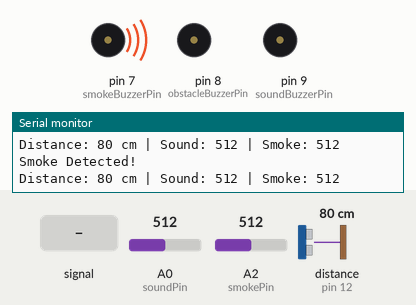
A sketch run on a simulated Arduino Uno, built with avr-gcc and run on an emulated ATmega328P. Shown: buzzer (waves = sounding, pin HIGH), the last lines printed to the serial monitor. Wiring (inferred from the names in the program): ultrasonic range finder: trigger pin 13; echo pin 12. The inputs (shaded band) are chosen by the test bench; at power-on: distance to the obstacle (sensor on pin 12) 80 cm, A2 (smokePin) = 512, A0 (soundPin) = 512. The echo pulse lasts 58.3 µs per cm; pins used as bus, display or sensor lines are not drawn.

Above: at 1.7 s.
1.8 s: distance to the obstacle (sensor on pin 12) set to 22 cm
3.3 s: distance to the obstacle (sensor on pin 12) set to 17 cm
At 3.7 s:
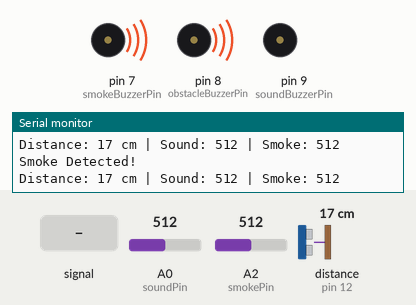
4.8 s: A0 (soundPin) fed a 200 Hz sine of ±81 counts around its level
At 4.96 s:
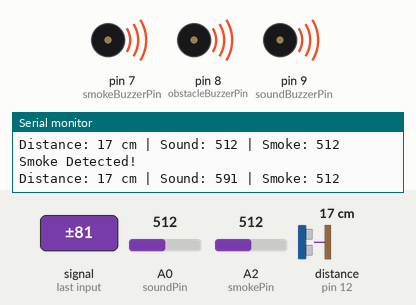
7.8 s: A2 (smokePin) set to 129
10.8 s: A2 (smokePin) set to 112
At 11.7 s:
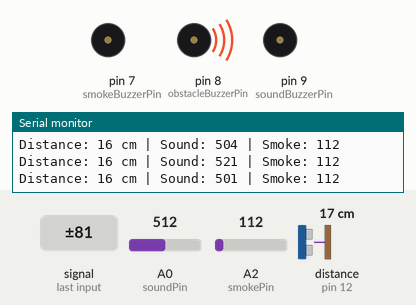
13.8 s: A2 (smokePin) set to 122
At 14.06 s:
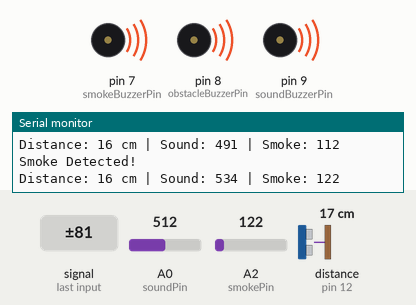
Timing chart, 0 to 17.8 s (numbered marks = the images above; inputs shaded):
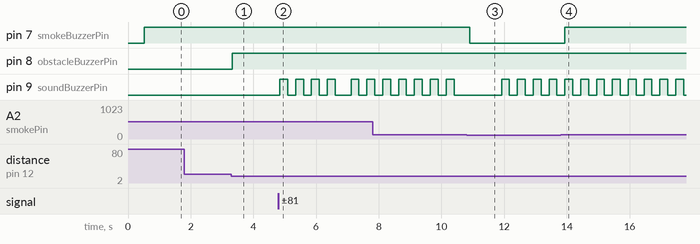

Measured:
- the behaviour switches between 20 and 19 cm on distance to the obstacle (sensor on pin 12) (found by bisection; images 0 and 1)
- the behaviour switches between 121 and 120 on A2 (smokePin) (found by bisection; images 2 and 3)
- after the input at 3.3 s, pin 8 (obstacleBuzzerPin): LOW → HIGH at once
- after the input at 4.8 s, pin 9 (soundBuzzerPin): goes 3 × (HIGH 0.25 s, LOW 0.25 s), HIGH 0.25 s, LOW 0.51 s, HIGH 0.25 s, LOW 0.25 s, then HIGH, starting at once
- after the input at 10.8 s, pin 7 (smokeBuzzerPin): HIGH → LOW after 0.11 s
- after the input at 13.8 s, pin 7 (smokeBuzzerPin): LOW → HIGH after 0.14 s

The sketch:

SBMSimproved.ino
```cpp
#define trigPin 13
#define echoPin 12
#define soundPin A0
#define obstacleBuzzerPin 8
#define soundBuzzerPin 9
#define smokeBuzzerPin 7
#define smokePin A2

const int DISTANCE_THRESHOLD = 20; // Distance threshold (cm) for obstacle detection
const int SOUND_BASELINE = 10;    // Baseline sound level (adjustable)
const int SOUND_VARIATION = 15;   // Required deviation from baseline to trigger sound detection
const int SMOKE_THRESHOLD = 120;  // Smoke threshold (analog value)
const unsigned long LOOP_INTERVAL = 250; // Loop interval (ms)

int soundBaseline = 0;  // Baseline sound level (calculated over time)

void setup() {
    Serial.begin(9600);
    pinMode(trigPin, OUTPUT);
    pinMode(echoPin, INPUT);
    pinMode(obstacleBuzzerPin, OUTPUT);
    pinMode(soundBuzzerPin, OUTPUT);
    pinMode(smokeBuzzerPin, OUTPUT);

    // Initialize sound baseline
    for (int i = 0; i < 50; i++) {
        soundBaseline += analogRead(soundPin);
        delay(10);
    }
    soundBaseline /= 50; // Average initial readings
    Serial.print("Initial Sound Baseline: ");
    Serial.println(soundBaseline);
}

void loop() {
    long duration, distance;

    // Trigger the ultrasonic sensor
    digitalWrite(trigPin, LOW);
    delayMicroseconds(2);
    digitalWrite(trigPin, HIGH);
    delayMicroseconds(10);
    digitalWrite(trigPin, LOW);

    // Measure the pulse duration to calculate distance
    duration = pulseIn(echoPin, HIGH);
    distance = (duration / 2) / 29.1;

    // Read the sound sensor value
    int soundValue = analogRead(soundPin);

    // Read the smoke sensor value
    int smokeValue = analogRead(smokePin);

    // Check if the current sound level deviates significantly from the baseline
    bool highSoundDetected = (soundValue > (soundBaseline + SOUND_VARIATION));
    bool obstacleDetected = (distance < DISTANCE_THRESHOLD);
    bool smokeDetected = (smokeValue > SMOKE_THRESHOLD);

    // Adaptive sound threshold update (to adjust dynamically to noise changes)
    soundBaseline = (soundBaseline * 0.9) + (soundValue * 0.1);

    // Obstacle detection
    digitalWrite(obstacleBuzzerPin, obstacleDetected ? HIGH : LOW);

    // Sound detection logic - only triggers when both sound and obstacles are present
    if (highSoundDetected && obstacleDetected) {
        digitalWrite(soundBuzzerPin, HIGH);
    } else {
        digitalWrite(soundBuzzerPin, LOW);
    }

    // Smoke detection
    if (smokeDetected) {
        digitalWrite(smokeBuzzerPin, HIGH);
        Serial.println("Smoke Detected!");
    } else {
        digitalWrite(smokeBuzzerPin, LOW);
    }

    // Print sensor values to Serial Monitor
    Serial.print("Distance: ");
    Serial.print(distance);
    Serial.print(" cm | Sound: ");
    Serial.print(soundValue);
    Serial.print(" | Smoke: ");
    Serial.println(smokeValue);

    delay(LOOP_INTERVAL); // Delay before next loop iteration
}
```
